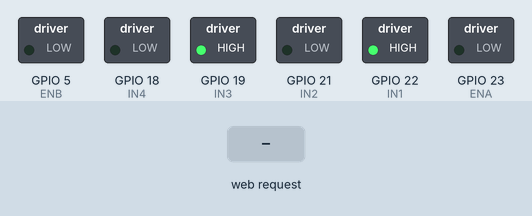
This sketch was run on a simulated ESP32. Parts: switched loads named in the sketch (green lamp = pin HIGH). The test bench sets the inputs (shaded band). WiFi joins after 1.5 s; servers stay silent unless stated; what the sketch prints to the serial monitor is not drawn.

Above: at 2.7 s.
2.8 s: HTTP request GET /set_speed?spd=1 received
At 3.7 s:
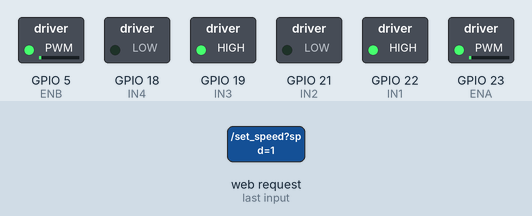
4.3 s: HTTP request GET /set_speed?spd=120 received
At 4.9 s:
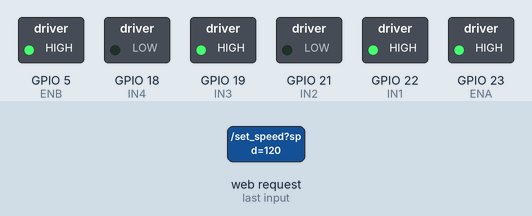
Timing chart, 0 to 7.3 s (numbered marks = the images above; inputs shaded):
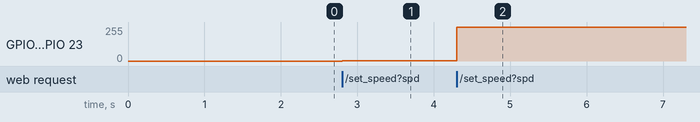

Measured:
- after the input at 2.8 s, GPIO 5 (ENB), GPIO 23 (ENA): 0/255 → 2/255 at once
- after the input at 4.3 s, GPIO 5 (ENB), GPIO 23 (ENA): 2/255 → 255/255 at once

The sketch:

espcamworking.ino
```cpp
#include <WiFi.h>
#include <WebServer.h>

#define ENA 23
#define IN1 22
#define IN2 21
#define ENB 5
#define IN3 19
#define IN4 18

const char* ssid = "NIKHIL";
const char* password = "12345678";

// Static IP (change to your network range)
IPAddress local_IP(192, 168, 137, 79);
IPAddress gateway(192, 168, 137, 1);
IPAddress subnet(255, 255, 255, 0);
IPAddress primaryDNS(8,8,8,8);
IPAddress secondaryDNS(8,8,4,4);

WebServer server(80);

int currentSpeed = 0;

void setup() {
  Serial.begin(115200);

  // Motor pins
  pinMode(ENA, OUTPUT);
  pinMode(ENB, OUTPUT);
  pinMode(IN1, OUTPUT);
  pinMode(IN2, OUTPUT);
  pinMode(IN3, OUTPUT);
  pinMode(IN4, OUTPUT);

  // Default direction: Forward
  digitalWrite(IN1, HIGH);
  digitalWrite(IN2, LOW);
  digitalWrite(IN3, HIGH);
  digitalWrite(IN4, LOW);

  // Setup WiFi with static IP
  if (!WiFi.config(local_IP, gateway, subnet, primaryDNS, secondaryDNS)) {
    Serial.println("⚠️ Failed to set static IP");
  }
  WiFi.begin(ssid, password);

  Serial.print("Connecting to WiFi");
  while (WiFi.status() != WL_CONNECTED) {
    delay(500);
    Serial.print(".");
  }

  Serial.println("\n✅ WiFi Connected!");
  Serial.print("ESP32 IP: ");
  Serial.println(WiFi.localIP());

  // Web route for /set_speed
  server.on("/set_speed", HTTP_GET, []() {
    if (server.hasArg("spd")) {
      int speed = server.arg("spd").toInt();
      currentSpeed = constrain(speed, 0, 120);

      int pwmValue = map(currentSpeed, 0, 120, 0, 255);
      analogWrite(ENA, pwmValue);
      analogWrite(ENB, pwmValue);

      Serial.print("🚗 Speed set to: ");
      Serial.print(currentSpeed);
      Serial.print(" km/h → PWM: ");
      Serial.println(pwmValue);

      server.send(200, "text/plain", "OK");
    } else {
      server.send(400, "text/plain", "Missing spd parameter");
    }
  });

  server.begin();
  Serial.println("🌐 Server started: use /set_speed?spd=60");
}

void loop() {
  server.handleClient();
}
```
